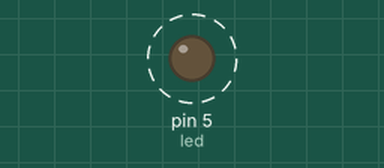
Bench run of a sketch on a simulated Arduino Uno, built with avr-gcc and run on an emulated ATmega328P. Shown: output pins drawn as LEDs (lit = HIGH). Dashed ring = blinking.

Above: at 0.05 s.
Timing chart, 0 to 4.7 s (numbered marks = the images above):
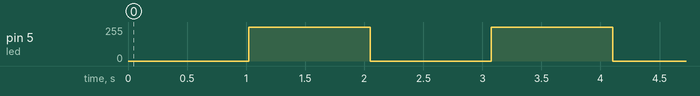

The sketch:

led_brightness_code.pdsprj.ino
```cpp
int led=5;
void setup() {
  // put your setup code here, to run once:
  pinMode (led, OUTPUT);
}
void loop() {
  for (int value=0; value<=255; value++){
    analogWrite(led, value);
    delay(4);
  }
  for (int value=255; value>=0; value--){
    analogWrite(led, value);
    delay(4);
  }
}
```

Measured:
- by itself, pin 5 (led): alternates 255/255 for 1.0 s and 0/255 for 1.0 s
